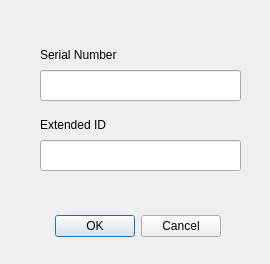
<?xml version="1.0" encoding="UTF-8"?>
<ui version="4.0">
 <class>SerialNumberDialog</class>
 <widget class="QDialog" name="SerialNumberDialog">
  <property name="geometry">
   <rect>
    <x>0</x>
    <y>0</y>
    <width>270</width>
    <height>264</height>
   </rect>
  </property>
  <property name="sizePolicy">
   <sizepolicy hsizetype="Fixed" vsizetype="Fixed">
    <horstretch>0</horstretch>
    <verstretch>0</verstretch>
   </sizepolicy>
  </property>
  <property name="minimumSize">
   <size>
    <width>270</width>
    <height>264</height>
   </size>
  </property>
  <property name="maximumSize">
   <size>
    <width>270</width>
    <height>264</height>
   </size>
  </property>
  <property name="windowTitle">
   <string>Serial Number Input</string>
  </property>
  <widget class="QDialogButtonBox" name="buttonBox">
   <property name="geometry">
    <rect>
     <x>40</x>
     <y>210</y>
     <width>181</width>
     <height>32</height>
    </rect>
   </property>
   <property name="orientation">
    <enum>Qt::Horizontal</enum>
   </property>
   <property name="standardButtons">
    <set>QDialogButtonBox::Cancel|QDialogButtonBox::Ok</set>
   </property>
  </widget>
  <widget class="QLabel" name="label">
   <property name="geometry">
    <rect>
     <x>40</x>
     <y>45</y>
     <width>111</width>
     <height>21</height>
    </rect>
   </property>
   <property name="text">
    <string>&lt;html&gt;&lt;head/&gt;&lt;body&gt;&lt;p&gt;Serial Number&lt;/p&gt;&lt;/body&gt;&lt;/html&gt;</string>
   </property>
  </widget>
  <widget class="QLineEdit" name="SnInput">
   <property name="geometry">
    <rect>
     <x>40</x>
     <y>70</y>
     <width>201</width>
     <height>31</height>
    </rect>
   </property>
  </widget>
  <widget class="QLineEdit" name="ExSnInput">
   <property name="geometry">
    <rect>
     <x>40</x>
     <y>140</y>
     <width>201</width>
     <height>31</height>
    </rect>
   </property>
  </widget>
  <widget class="QLabel" name="label1">
   <property name="geometry">
    <rect>
     <x>40</x>
     <y>115</y>
     <width>91</width>
     <height>21</height>
    </rect>
   </property>
   <property name="text">
    <string>&lt;html&gt;&lt;head/&gt;&lt;body&gt;&lt;p&gt;Extended ID&lt;/p&gt;&lt;/body&gt;&lt;/html&gt;</string>
   </property>
  </widget>
 </widget>
 <resources/>
 <connections>
  <connection>
   <sender>buttonBox</sender>
   <signal>accepted()</signal>
   <receiver>SerialNumberDialog</receiver>
   <slot>accept()</slot>
   <hints>
    <hint type="sourcelabel">
     <x>248</x>
     <y>254</y>
    </hint>
    <hint type="destinationlabel">
     <x>157</x>
     <y>274</y>
    </hint>
   </hints>
  </connection>
  <connection>
   <sender>buttonBox</sender>
   <signal>rejected()</signal>
   <receiver>SerialNumberDialog</receiver>
   <slot>reject()</slot>
   <hints>
    <hint type="sourcelabel">
     <x>316</x>
     <y>260</y>
    </hint>
    <hint type="destinationlabel">
     <x>286</x>
     <y>274</y>
    </hint>
   </hints>
  </connection>
 </connections>
</ui>
